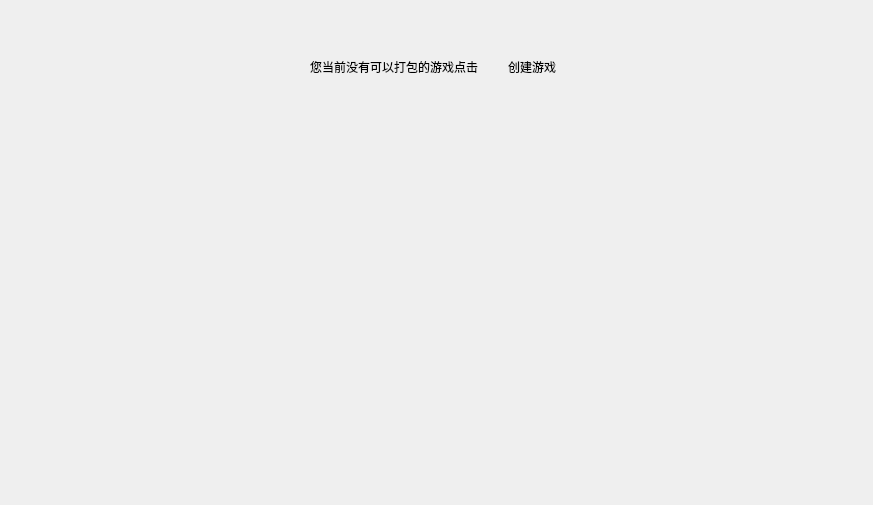
<?xml version="1.0" encoding="UTF-8"?>
<ui version="4.0">
 <class>Form</class>
 <widget class="QWidget" name="Form">
  <property name="geometry">
   <rect>
    <x>0</x>
    <y>0</y>
    <width>873</width>
    <height>505</height>
   </rect>
  </property>
  <property name="windowTitle">
   <string>Form</string>
  </property>
  <widget class="QStackedWidget" name="stackedWidget">
   <property name="geometry">
    <rect>
     <x>10</x>
     <y>0</y>
     <width>860</width>
     <height>500</height>
    </rect>
   </property>
   <property name="minimumSize">
    <size>
     <width>860</width>
     <height>500</height>
    </size>
   </property>
   <property name="currentIndex">
    <number>0</number>
   </property>
   <widget class="QWidget" name="page">
    <widget class="QWidget" name="layoutWidget">
     <property name="geometry">
      <rect>
       <x>300</x>
       <y>60</y>
       <width>248</width>
       <height>14</height>
      </rect>
     </property>
     <layout class="QHBoxLayout" name="horizontalLayout">
      <property name="spacing">
       <number>30</number>
      </property>
      <item>
       <widget class="QLabel" name="label_point_1">
        <property name="text">
         <string>您当前没有可以打包的游戏点击</string>
        </property>
       </widget>
      </item>
      <item>
       <widget class="QLabel" name="label_point_2">
        <property name="text">
         <string>创建游戏</string>
        </property>
       </widget>
      </item>
     </layout>
    </widget>
   </widget>
   <widget class="QWidget" name="page_2">
    <widget class="QWidget" name="gridLayoutWidget">
     <property name="geometry">
      <rect>
       <x>50</x>
       <y>110</y>
       <width>771</width>
       <height>251</height>
      </rect>
     </property>
     <layout class="QGridLayout" name="gridLayout">
      <property name="leftMargin">
       <number>10</number>
      </property>
      <property name="topMargin">
       <number>10</number>
      </property>
      <property name="rightMargin">
       <number>10</number>
      </property>
      <property name="bottomMargin">
       <number>10</number>
      </property>
      <property name="horizontalSpacing">
       <number>20</number>
      </property>
      <property name="verticalSpacing">
       <number>30</number>
      </property>
      <item row="1" column="4">
       <widget class="QPushButton" name="pushButton_dl_pk">
        <property name="text">
         <string>下载母包</string>
        </property>
       </widget>
      </item>
      <item row="0" column="2">
       <widget class="QLabel" name="label_game_status_2">
        <property name="text">
         <string>已上线</string>
        </property>
       </widget>
      </item>
      <item row="1" column="1">
       <widget class="QLabel" name="label_pk_addr_point">
        <property name="text">
         <string/>
        </property>
        <property name="pixmap">
         <pixmap resource="C:/Users/chuyong/Desktop/img/stack_page.qrc">:/img/star.png</pixmap>
        </property>
        <property name="alignment">
         <set>Qt::AlignCenter</set>
        </property>
       </widget>
      </item>
      <item row="2" column="2">
       <widget class="QLineEdit" name="lineEdit_output_addr"/>
      </item>
      <item row="4" column="0">
       <widget class="QLabel" name="label_output_name">
        <property name="text">
         <string>输出文件名</string>
        </property>
        <property name="alignment">
         <set>Qt::AlignCenter</set>
        </property>
       </widget>
      </item>
      <item row="1" column="2">
       <widget class="QLineEdit" name="lineEdit_pk_addr"/>
      </item>
      <item row="1" column="0">
       <widget class="QLabel" name="label_pk_addr">
        <property name="text">
         <string>母包地址</string>
        </property>
        <property name="alignment">
         <set>Qt::AlignCenter</set>
        </property>
       </widget>
      </item>
      <item row="1" column="3">
       <widget class="QPushButton" name="pushButton_chose_pk">
        <property name="text">
         <string>选择母包</string>
        </property>
       </widget>
      </item>
      <item row="0" column="0">
       <widget class="QLabel" name="label_game_status">
        <property name="text">
         <string>游戏状态</string>
        </property>
        <property name="alignment">
         <set>Qt::AlignCenter</set>
        </property>
       </widget>
      </item>
      <item row="3" column="2">
       <widget class="QLineEdit" name="lineEdit_sign"/>
      </item>
      <item row="2" column="3">
       <widget class="QPushButton" name="pushButton_output_addr">
        <property name="text">
         <string>存放路径</string>
        </property>
       </widget>
      </item>
      <item row="3" column="0">
       <widget class="QLabel" name="label_sign">
        <property name="text">
         <string>签名证书</string>
        </property>
        <property name="alignment">
         <set>Qt::AlignCenter</set>
        </property>
       </widget>
      </item>
      <item row="3" column="3">
       <widget class="QPushButton" name="pushButton_sign">
        <property name="text">
         <string>签名证书</string>
        </property>
       </widget>
      </item>
      <item row="2" column="0">
       <widget class="QLabel" name="label_output_addr">
        <property name="text">
         <string>输出路径</string>
        </property>
        <property name="alignment">
         <set>Qt::AlignCenter</set>
        </property>
       </widget>
      </item>
      <item row="4" column="2">
       <widget class="QLineEdit" name="lineEdit_output_name"/>
      </item>
     </layout>
    </widget>
   </widget>
   <widget class="QWidget" name="page_3">
    <widget class="QWidget" name="layoutWidget">
     <property name="geometry">
      <rect>
       <x>20</x>
       <y>20</y>
       <width>812</width>
       <height>468</height>
      </rect>
     </property>
     <layout class="QVBoxLayout" name="verticalLayout_2">
      <item>
       <widget class="QWidget" name="widget_channel_tab" native="true">
        <property name="minimumSize">
         <size>
          <width>800</width>
          <height>50</height>
         </size>
        </property>
        <widget class="QLabel" name="label_select_1">
         <property name="geometry">
          <rect>
           <x>307</x>
           <y>18</y>
           <width>16</width>
           <height>16</height>
          </rect>
         </property>
         <property name="text">
          <string/>
         </property>
         <property name="pixmap">
          <pixmap resource="C:/Users/chuyong/Desktop/img/stack_page.qrc">:/img/yixuan.png</pixmap>
         </property>
        </widget>
        <widget class="QLabel" name="label_select_2">
         <property name="geometry">
          <rect>
           <x>329</x>
           <y>18</y>
           <width>96</width>
           <height>16</height>
          </rect>
         </property>
         <property name="text">
          <string>已选择打包渠道：</string>
         </property>
        </widget>
        <widget class="QLabel" name="label_select_3">
         <property name="geometry">
          <rect>
           <x>431</x>
           <y>18</y>
           <width>16</width>
           <height>16</height>
          </rect>
         </property>
         <property name="text">
          <string>0</string>
         </property>
        </widget>
        <widget class="QLabel" name="label_not_available_1">
         <property name="geometry">
          <rect>
           <x>140</x>
           <y>20</y>
           <width>16</width>
           <height>16</height>
          </rect>
         </property>
         <property name="text">
          <string/>
         </property>
         <property name="pixmap">
          <pixmap resource="C:/Users/chuyong/Desktop/img/stack_page.qrc">:/img/weipeizhi.png</pixmap>
         </property>
        </widget>
        <widget class="QLabel" name="label_not_available_2">
         <property name="geometry">
          <rect>
           <x>162</x>
           <y>20</y>
           <width>72</width>
           <height>16</height>
          </rect>
         </property>
         <property name="text">
          <string>未配置渠道：</string>
         </property>
        </widget>
        <widget class="QLabel" name="label_not_available_3">
         <property name="geometry">
          <rect>
           <x>240</x>
           <y>20</y>
           <width>18</width>
           <height>16</height>
          </rect>
         </property>
         <property name="font">
          <font>
           <underline>true</underline>
          </font>
         </property>
         <property name="text">
          <string>926</string>
         </property>
        </widget>
        <widget class="QLabel" name="label_available_1">
         <property name="geometry">
          <rect>
           <x>23</x>
           <y>20</y>
           <width>16</width>
           <height>16</height>
          </rect>
         </property>
         <property name="text">
          <string/>
         </property>
         <property name="pixmap">
          <pixmap resource="C:/Users/chuyong/Desktop/img/stack_page.qrc">:/img/kexuan.png</pixmap>
         </property>
        </widget>
        <widget class="QLabel" name="label_available_2">
         <property name="geometry">
          <rect>
           <x>45</x>
           <y>20</y>
           <width>31</width>
           <height>16</height>
          </rect>
         </property>
         <property name="text">
          <string>可用：</string>
         </property>
        </widget>
        <widget class="QLabel" name="label_available_3">
         <property name="geometry">
          <rect>
           <x>87</x>
           <y>20</y>
           <width>16</width>
           <height>16</height>
          </rect>
         </property>
         <property name="text">
          <string>0</string>
         </property>
        </widget>
       </widget>
      </item>
      <item>
       <layout class="QHBoxLayout" name="horizontalLayout_6">
        <item>
         <layout class="QVBoxLayout" name="verticalLayout">
          <item>
           <widget class="QWidget" name="widget_channel_list" native="true">
            <property name="minimumSize">
             <size>
              <width>240</width>
              <height>360</height>
             </size>
            </property>
           </widget>
          </item>
          <item>
           <widget class="QWidget" name="widget_select_all" native="true">
            <property name="minimumSize">
             <size>
              <width>240</width>
              <height>40</height>
             </size>
            </property>
            <widget class="QCheckBox" name="checkBox">
             <property name="geometry">
              <rect>
               <x>20</x>
               <y>10</y>
               <width>71</width>
               <height>21</height>
              </rect>
             </property>
             <property name="text">
              <string>全选</string>
             </property>
            </widget>
           </widget>
          </item>
         </layout>
        </item>
        <item>
         <widget class="QWidget" name="widget_select_channel_list" native="true">
          <property name="minimumSize">
           <size>
            <width>560</width>
            <height>400</height>
           </size>
          </property>
         </widget>
        </item>
       </layout>
      </item>
     </layout>
    </widget>
   </widget>
   <widget class="QWidget" name="page_4">
    <widget class="QWidget" name="">
     <property name="geometry">
      <rect>
       <x>30</x>
       <y>30</y>
       <width>802</width>
       <height>438</height>
      </rect>
     </property>
     <layout class="QVBoxLayout" name="verticalLayout_3">
      <item>
       <widget class="QWidget" name="widget_unpack_tab" native="true">
        <property name="minimumSize">
         <size>
          <width>800</width>
          <height>40</height>
         </size>
        </property>
        <widget class="QPushButton" name="pushButton_unpack">
         <property name="geometry">
          <rect>
           <x>10</x>
           <y>10</y>
           <width>90</width>
           <height>21</height>
          </rect>
         </property>
         <property name="text">
          <string>出包中（0）</string>
         </property>
         <property name="icon">
          <iconset resource="C:/Users/chuyong/Desktop/img/stack_page.qrc">
           <normaloff>:/img/chubaozhong.png</normaloff>:/img/chubaozhong.png</iconset>
         </property>
        </widget>
        <widget class="QPushButton" name="pushButton_success">
         <property name="geometry">
          <rect>
           <x>120</x>
           <y>10</y>
           <width>90</width>
           <height>21</height>
          </rect>
         </property>
         <property name="text">
          <string>成功（0）</string>
         </property>
         <property name="icon">
          <iconset resource="C:/Users/chuyong/Desktop/img/stack_page.qrc">
           <normaloff>:/img/成功.png</normaloff>:/img/成功.png</iconset>
         </property>
        </widget>
        <widget class="QPushButton" name="pushButton_test">
         <property name="geometry">
          <rect>
           <x>230</x>
           <y>10</y>
           <width>90</width>
           <height>21</height>
          </rect>
         </property>
         <property name="text">
          <string>已测试（0）</string>
         </property>
         <property name="icon">
          <iconset resource="C:/Users/chuyong/Desktop/img/stack_page.qrc">
           <normaloff>:/img/07-大拇指.png</normaloff>:/img/07-大拇指.png</iconset>
         </property>
        </widget>
        <widget class="QPushButton" name="pushButton_fail">
         <property name="geometry">
          <rect>
           <x>340</x>
           <y>10</y>
           <width>90</width>
           <height>21</height>
          </rect>
         </property>
         <property name="text">
          <string>失败（0）</string>
         </property>
         <property name="icon">
          <iconset resource="C:/Users/chuyong/Desktop/img/stack_page.qrc">
           <normaloff>:/img/weipeizhi.png</normaloff>:/img/weipeizhi.png</iconset>
         </property>
        </widget>
       </widget>
      </item>
      <item>
       <widget class="QStackedWidget" name="stackedWidget_2">
        <property name="minimumSize">
         <size>
          <width>800</width>
          <height>390</height>
         </size>
        </property>
        <property name="currentIndex">
         <number>1</number>
        </property>
        <widget class="QWidget" name="page_6"/>
        <widget class="QWidget" name="page_7"/>
        <widget class="QWidget" name="page_8"/>
        <widget class="QWidget" name="page_9"/>
       </widget>
      </item>
     </layout>
    </widget>
   </widget>
  </widget>
 </widget>
 <resources>
  <include location="C:/Users/chuyong/Desktop/img/stack_page.qrc"/>
 </resources>
 <connections/>
</ui>
